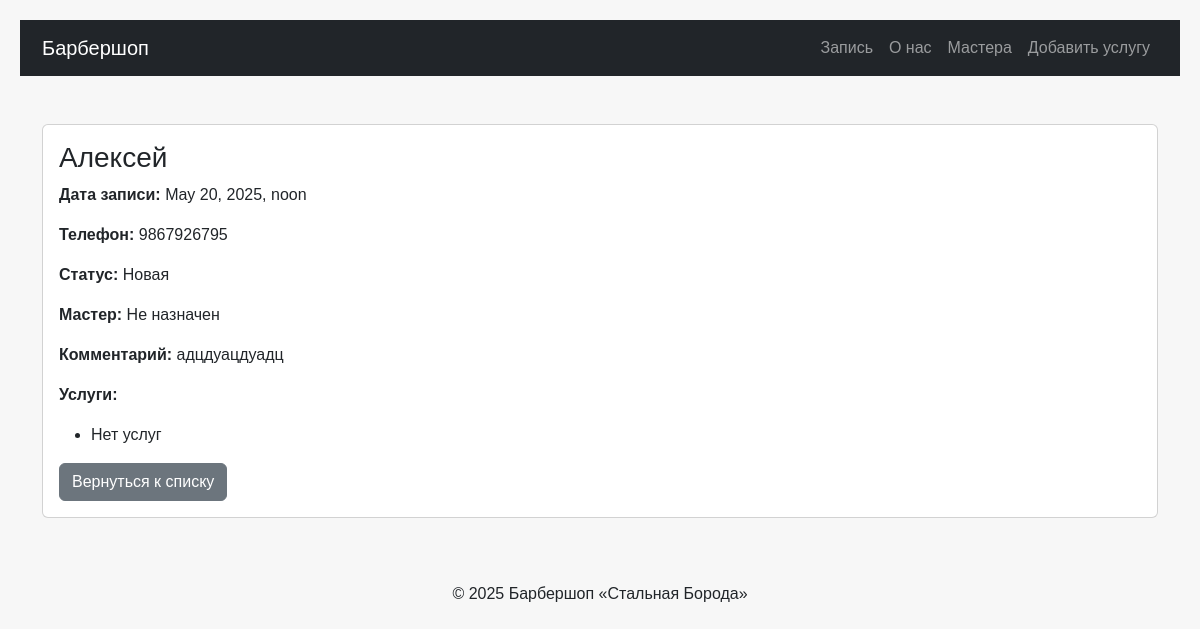
/orders/4/, run on the app's committed database.
### core/models.py (models this page shows, shortened)
class Order(models.Model):
    client_name = models.CharField(max_length=100, verbose_name="Имя клиента")
    phone = models.CharField(max_length=20, verbose_name="Телефон")
    comment = models.TextField(blank=True, verbose_name="Комментарий")
    status = models.CharField(max_length=50, choices=STATUS_CHOICES, default="new", verbose_name="Статус")
    date_created = models.DateTimeField(auto_now_add=True, verbose_name="Дата создания")
    date_updated = models.DateTimeField(auto_now=True, verbose_name="Дата обновления")
    master = models.ForeignKey(Master, on_delete=models.SET_NULL, null=True, blank=True, verbose_name="Мастер")
    services = models.ManyToManyField(Service, related_name="orders", verbose_name="Услуги")
    appointment_date = models.DateTimeField(verbose_name="Дата и время записи")
    class Meta:
        verbose_name = "Заказ"
        verbose_name_plural = "Заказы"

### barbershop/views.py (the view)
# urls.py: path('orders/<int:order_id>/', views.order_detail, name='order_detail'),
def order_detail(request, order_id):
    order = get_object_or_404(Order, id=order_id)
    context = {"order": order}
    return render(request, "core/order_detail.html", context)

### barbershop/templates/core/order_detail.html (shortened to what this page needs)
{% extends "base.html" %}
{% block content %}
<div class="card my-4">
    <div class="card-body">
        <h3>{{ order.client_name }}</h3>
        <p><strong>Дата записи:</strong> {{ order.appointment_date }}</p>
        <p><strong>Телефон:</strong> {{ order.phone }}</p>
        <p><strong>Статус:</strong> {{ order.get_status_display }}</p>
        <p><strong>Мастер:</strong>
            {% if order.master %}
                {{ order.master.name }}
            {% else %}
                Не назначен
            {% endif %}
        </p>
        <p><strong>Комментарий:</strong> {{ order.comment|default:"Нет комментария" }}</p>
        <p><strong>Услуги:</strong></p>
        <ul>
            {% for service in order.services.all %}
                <li>{{ service.name }}</li>
            {% empty %}
                <li>Нет услуг</li>
            {% endfor %}
        </ul>
        <a href="{% url 'orders_list' %}" class="btn btn-secondary">Вернуться к списку</a>
    </div>
</div>
{% endblock %}

### barbershop/static/main.css (style rules this page uses)
body { font-family: Arial, sans-serif; background: #f7f7f7; padding: 20px; }

### data on the page
Order: client_name "Алексей", appointment_date "May 20, 2025, noon", phone "9867926795", status "Новая", comment "адцдуацдуадц"
